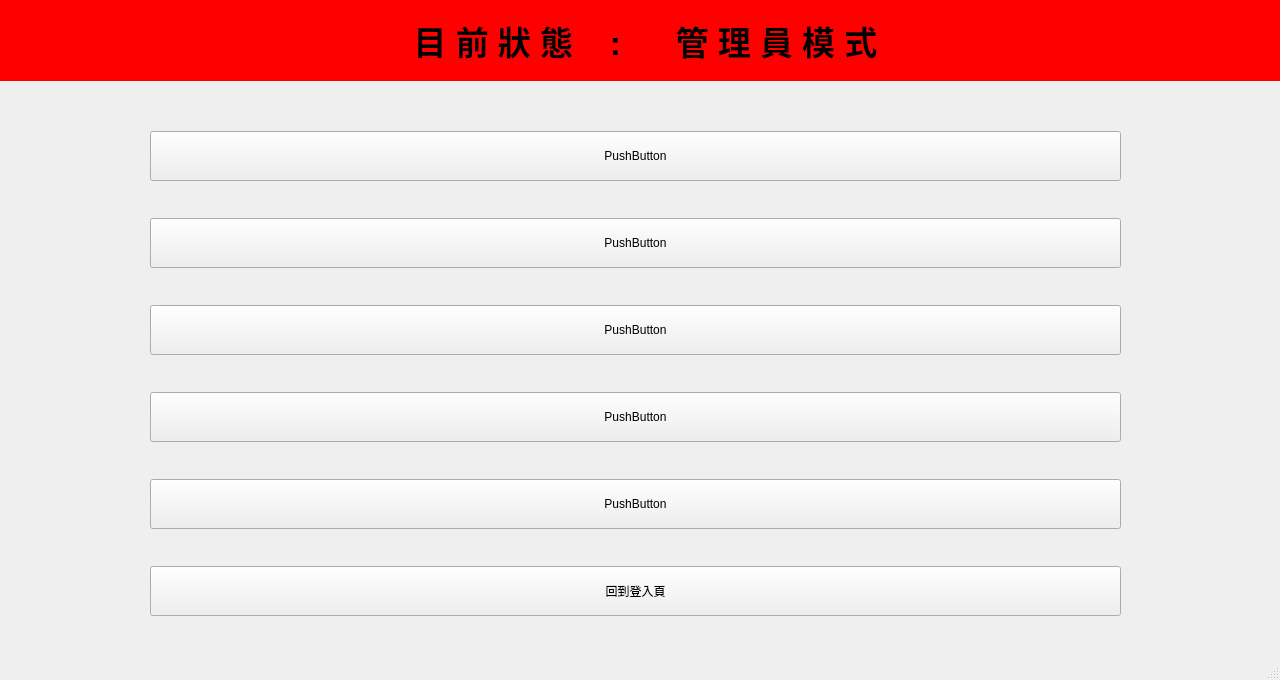
<?xml version="1.0" encoding="UTF-8"?>
<ui version="4.0">
 <class>adminwindow</class>
 <widget class="QMainWindow" name="adminwindow">
  <property name="geometry">
   <rect>
    <x>0</x>
    <y>0</y>
    <width>1280</width>
    <height>680</height>
   </rect>
  </property>
  <property name="sizePolicy">
   <sizepolicy hsizetype="Preferred" vsizetype="Preferred">
    <horstretch>0</horstretch>
    <verstretch>0</verstretch>
   </sizepolicy>
  </property>
  <property name="windowTitle">
   <string>MainWindow</string>
  </property>
  <widget class="QWidget" name="centralwidget">
   <widget class="QWidget" name="gridLayoutWidget">
    <property name="geometry">
     <rect>
      <x>150</x>
      <y>100</y>
      <width>971</width>
      <height>551</height>
     </rect>
    </property>
    <layout class="QGridLayout" name="gridLayout">
     <item row="1" column="0">
      <widget class="QPushButton" name="pushButton">
       <property name="minimumSize">
        <size>
         <width>0</width>
         <height>50</height>
        </size>
       </property>
       <property name="text">
        <string>PushButton</string>
       </property>
      </widget>
     </item>
     <item row="4" column="0">
      <widget class="QPushButton" name="pushButton_5">
       <property name="minimumSize">
        <size>
         <width>0</width>
         <height>50</height>
        </size>
       </property>
       <property name="text">
        <string>PushButton</string>
       </property>
      </widget>
     </item>
     <item row="3" column="0">
      <widget class="QPushButton" name="pushButton_3">
       <property name="minimumSize">
        <size>
         <width>0</width>
         <height>50</height>
        </size>
       </property>
       <property name="text">
        <string>PushButton</string>
       </property>
      </widget>
     </item>
     <item row="2" column="0">
      <widget class="QPushButton" name="pushButton_4">
       <property name="minimumSize">
        <size>
         <width>0</width>
         <height>50</height>
        </size>
       </property>
       <property name="text">
        <string>PushButton</string>
       </property>
      </widget>
     </item>
     <item row="5" column="0">
      <widget class="QPushButton" name="logout">
       <property name="minimumSize">
        <size>
         <width>0</width>
         <height>50</height>
        </size>
       </property>
       <property name="text">
        <string>回到登入頁</string>
       </property>
      </widget>
     </item>
     <item row="0" column="0">
      <widget class="QPushButton" name="pushButton_6">
       <property name="minimumSize">
        <size>
         <width>0</width>
         <height>50</height>
        </size>
       </property>
       <property name="text">
        <string>PushButton</string>
       </property>
      </widget>
     </item>
    </layout>
   </widget>
   <widget class="QLabel" name="label">
    <property name="geometry">
     <rect>
      <x>0</x>
      <y>0</y>
      <width>1291</width>
      <height>81</height>
     </rect>
    </property>
    <property name="font">
     <font>
      <pointsize>25</pointsize>
      <italic>false</italic>
      <bold>true</bold>
     </font>
    </property>
    <property name="cursor">
     <cursorShape>ForbiddenCursor</cursorShape>
    </property>
    <property name="styleSheet">
     <string notr="true">QLabel {
    background-color:red;  /* 黑色背景 */
    color: black;             /* 白色文字 */
    font: bold;               /* 粗體字 */
}
</string>
    </property>
    <property name="text">
     <string>目 前 狀 態    :      管 理 員 模 式</string>
    </property>
    <property name="alignment">
     <set>Qt::AlignmentFlag::AlignCenter</set>
    </property>
   </widget>
  </widget>
  <widget class="QMenuBar" name="menubar">
   <property name="geometry">
    <rect>
     <x>0</x>
     <y>0</y>
     <width>1280</width>
     <height>20</height>
    </rect>
   </property>
  </widget>
  <widget class="QStatusBar" name="statusbar"/>
 </widget>
 <resources/>
 <connections/>
</ui>
